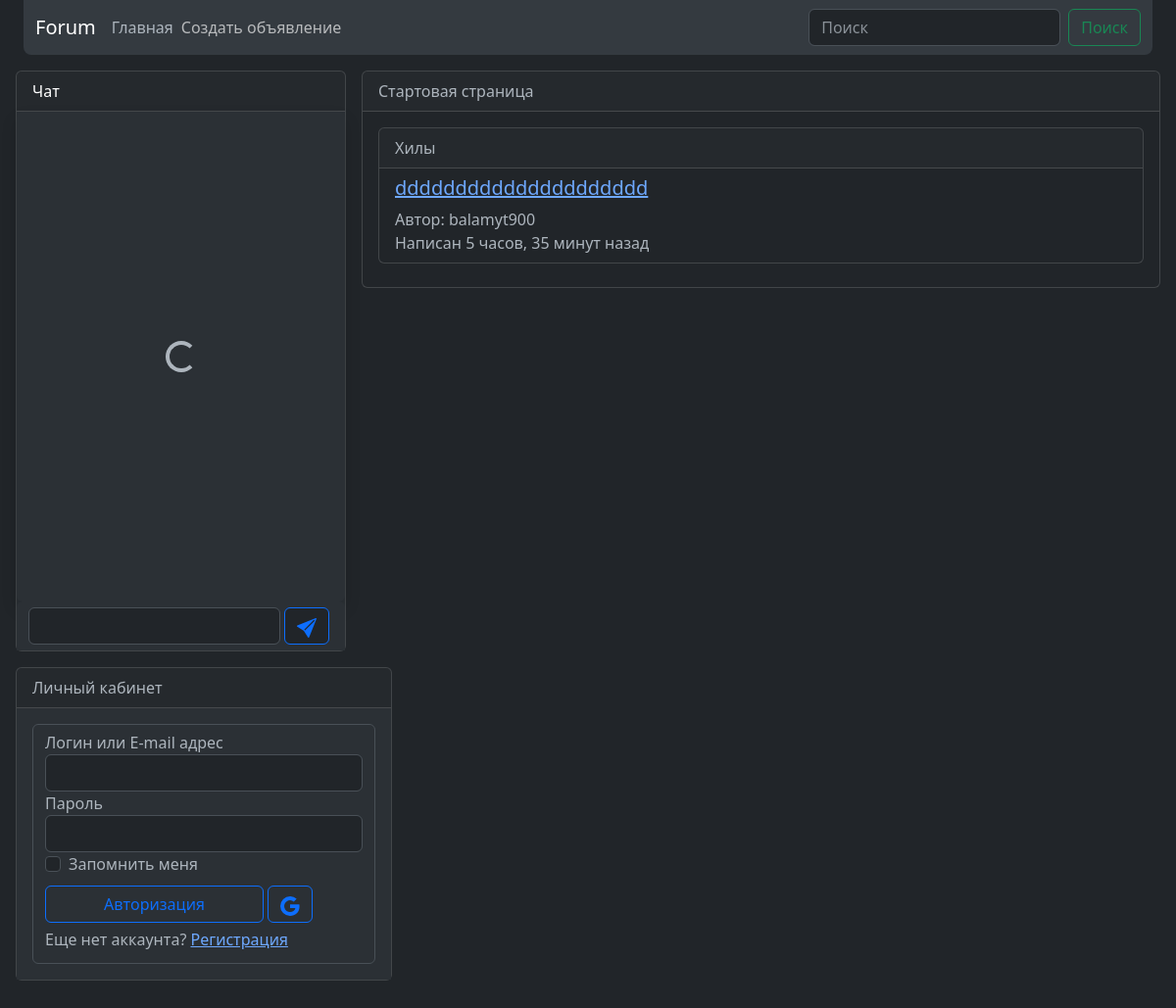
The app's page /, older data.
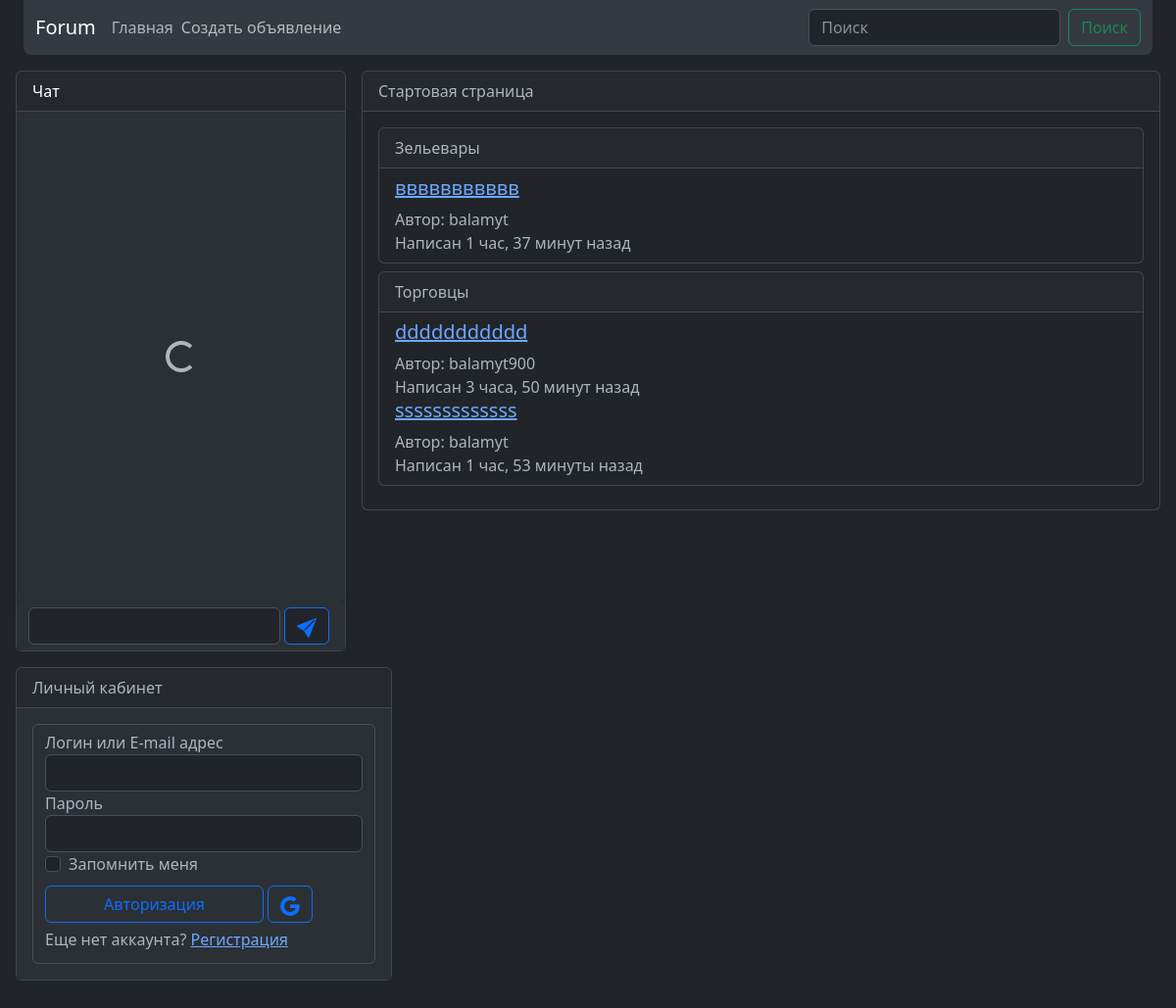
The same page, newer data.
### announcement/models.py (models this page shows, shortened)
class Announcement(models.Model):
    author = models.ForeignKey(User, on_delete=models.CASCADE)
    title = models.CharField(max_length=255, null=False)
    text = models.CharField(max_length=555, null=False)
    date = models.DateTimeField(default=time)
    category = models.ForeignKey(Category, on_delete=models.CASCADE)
    class Meta:
        ordering = ('date', )

class Category(models.Model):
    name = models.CharField(max_length=50, null=False)

### main/views.py (the view)
# urls.py: path('', IndexView.as_view()),
class IndexView(ListView):
    model = Category
    template_name = 'index.html'
    def get_context_data(self, *, object_list=None, **kwargs):
        context = super().get_context_data(**kwargs)
        objects = Announcement.objects.all()[:10]
        cats = context['object_list']
        context['object_list'] = {}
        for cat in cats:
            context['object_list'][f'{cat.name}'] = []
            for obj in objects:
                if obj.category.name == cat.name:
                    context['object_list'][f'{cat.name}'].append(obj)
            if not context['object_list'][f'{cat.name}']:
                context['object_list'].pop(f'{cat.name}')
        return context

### templates/index.html
{% extends 'main.html' %}
{% block extra_head %}
{% load humanize %}
{% endblock %}
{% block body %}
<div class="card">
    <div class="card-header">Стартовая страница</div>
    <div class="card-body">
        {% for cat, objects in object_list.items %}
            <div class="card mb-2">
                <div class="card-header">{{ cat }}</div>
                <div class="group-list card-body py-2">
                    {% for obj in objects %}
                        <div class="group-list-item">
                            <a href="/announce/{{ obj.pk }}"><h5>{{ obj.title }}</h5></a>
                            Автор: {{ obj.author }}<br>
                            Написан {{ obj.date|timesince }} назад
                        </div>
                    {% endfor %}
                </div>
            </div>
        {% endfor %}
    </div>
</div>
{% endblock body %}

Row changes from the older to the newer data that the page shows:
added Announcement: name "Зельевары", title "ввввввввввв", author "balamyt", date "1 час, 37 минут"
changed Announcement "balamyt900": name "Хилы" → "Торговцы"; title "ddddddddddddddddddddd" → "ddddddddddd"; date "5 часов, 35 минут" → "3 часа, 50 минут"
added Announcement: title "sssssssssssss", author "balamyt", date "1 час, 53 минуты", shown under "Торговцы"
